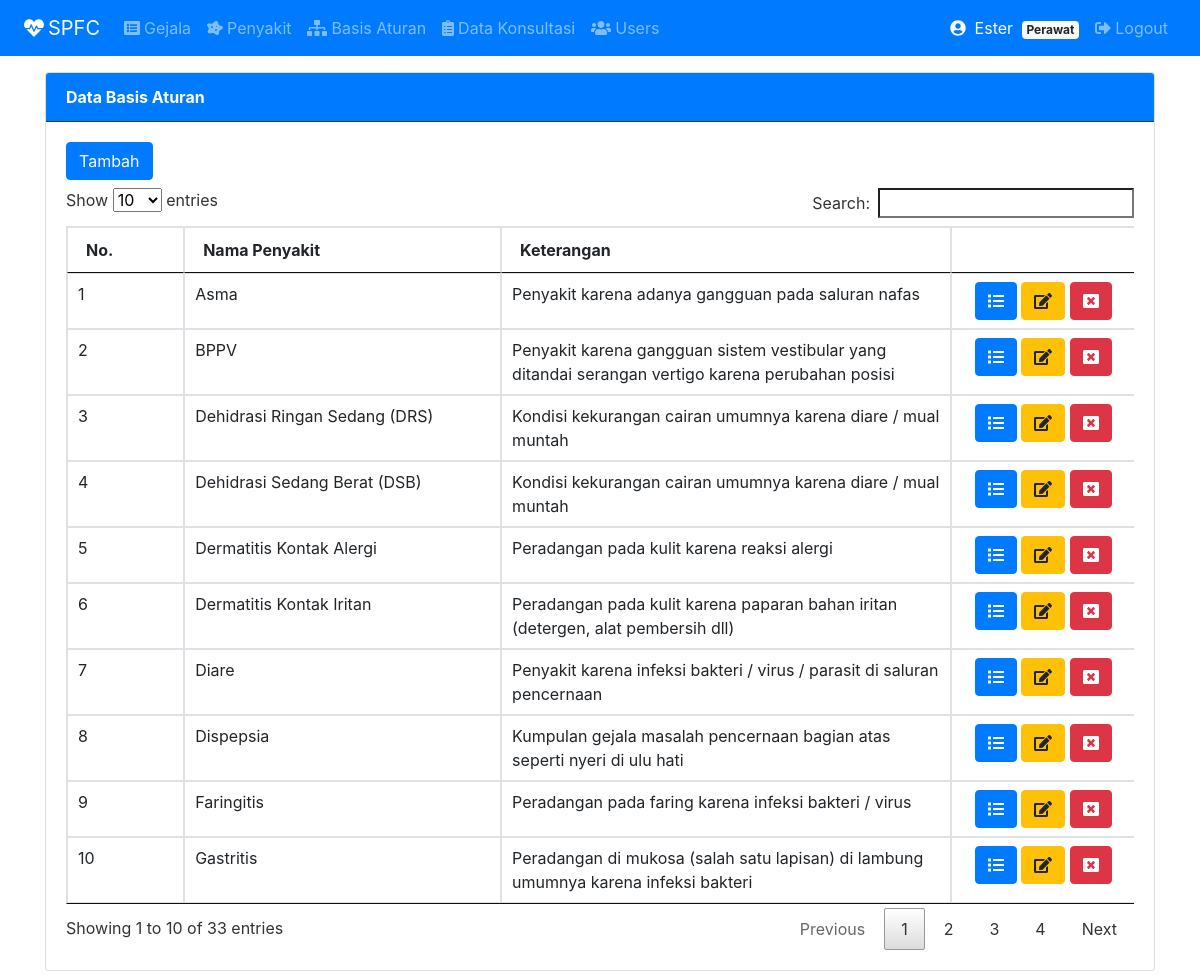
The page /index.php?page=aturan (signed in) on the database its author committed.
### tables this page shows
CREATE TABLE `basis_aturan` (
  `idaturan` int(11) NOT NULL,
  `idpenyakit` int(11) NOT NULL
);

CREATE TABLE `penyakit` (
  `idpenyakit` int(11) NOT NULL,
  `nmpenyakit` varchar(50) NOT NULL,
  `keterangan` text NOT NULL,
  `solusi` text NOT NULL
);

### tampil_aturan.php (the view, shortened to what this page needs)
<div class="card">
  <div class="card-header bg-primary text-white border-dark"><strong>Data Basis Aturan</strong></div>
  <div class="card-body">
    <a class="btn btn-primary mb-2" href="?page=aturan&action=tambah">Tambah</a>
    <div class="table-responsive">
    <table class="table table-bordered" id="myTable">
    <thead>
      <tr>
        <th width="50px">No.</th>
        <th width="200px">Nama Penyakit</th>
        <th width="300px">Keterangan</th>
        <th width="100px"></th>
      </tr>
    </thead>
    <tbody>
	 <?php
        $no = 1;
        $sql = "SELECT basis_aturan.idaturan, basis_aturan.idpenyakit,
        penyakit.nmpenyakit, penyakit.keterangan FROM basis_aturan INNER JOIN penyakit
        ON basis_aturan.idpenyakit = penyakit.idpenyakit ORDER BY nmpenyakit ASC";
        $result = $conn->query($sql);
        while($row = $result->fetch_assoc()) {
    ?>
        <tr>
            <td><?php echo $no++; ?></td>
            <td><?php echo $row['nmpenyakit']; ?></td>
            <td><?php echo $row['keterangan']; ?></td>
            <td align="center">
                <a class="btn btn-primary" href="?page=aturan&action=detail&id=<?php echo $row['idaturan']; ?>">
                    <i class="fas fa-list"></i>
                </a>
                <a class="btn btn-warning" href="?page=aturan&action=update&id=<?php echo $row['idaturan']; ?>">
                    <i class="fas fa-edit"></i>
                </a>
                <a onclick="return confirm('Yakin menghapus data ini ?')" class="btn btn-danger" href="?page=aturan&action=hapus&id=<?php echo $row['idaturan']; ?>">
                    <i class="fas fa-window-close"></i>
                </a>
            </td>
     </tr>
    <?php
     }
    ?>
   </tbody>
</table>
</div>
</div>
</div>

### assets/css/all.css (style rules this page uses)
.fa-edit:before { content:"\f044" }
.fa-list:before { content:"\f03a" }
.fa-window-close:before { content:"\f410" }

### assets/css/mobile-fixes.css (style rules this page uses)
.table-responsive { -webkit-overflow-scrolling: touch; }

### rows shown on the page
basis_aturan: idpenyakit.nmpenyakit "Asma", idpenyakit.keterangan "Penyakit karena adanya gangguan pada saluran nafas"
basis_aturan: idpenyakit.nmpenyakit "BPPV", idpenyakit.keterangan "Penyakit karena gangguan sistem vestibular yang ditandai serangan vertigo karena perubahan posisi"
basis_aturan: idpenyakit.nmpenyakit "Dehidrasi Ringan Sedang (DRS)", idpenyakit.keterangan "Kondisi kekurangan cairan umumnya karena diare / mual muntah"
basis_aturan: idpenyakit.nmpenyakit "Dehidrasi Sedang Berat (DSB)", idpenyakit.keterangan "Kondisi kekurangan cairan umumnya karena diare / mual muntah"
basis_aturan: idpenyakit.nmpenyakit "Dermatitis Kontak Alergi", idpenyakit.keterangan "Peradangan pada kulit karena reaksi alergi"
basis_aturan: idpenyakit.nmpenyakit "Dermatitis Kontak Iritan", idpenyakit.keterangan "Peradangan pada kulit karena paparan bahan iritan (detergen, alat pembersih dll)"
basis_aturan: idpenyakit.nmpenyakit "Diare", idpenyakit.keterangan "Penyakit karena infeksi bakteri / virus / parasit di saluran pencernaan"
basis_aturan: idpenyakit.nmpenyakit "Dispepsia", idpenyakit.keterangan "Kumpulan gejala masalah pencernaan bagian atas seperti nyeri di ulu hati"
basis_aturan: idpenyakit.nmpenyakit "Faringitis", idpenyakit.keterangan "Peradangan pada faring karena infeksi bakteri / virus"
basis_aturan: idpenyakit.nmpenyakit "Gastritis", idpenyakit.keterangan "Peradangan di mukosa (salah satu lapisan) di lambung umumnya karena infeksi bakteri"

### other values the page prints
$_SESSION['username'] "Ester"
$_SESSION['role'] "Perawat"
